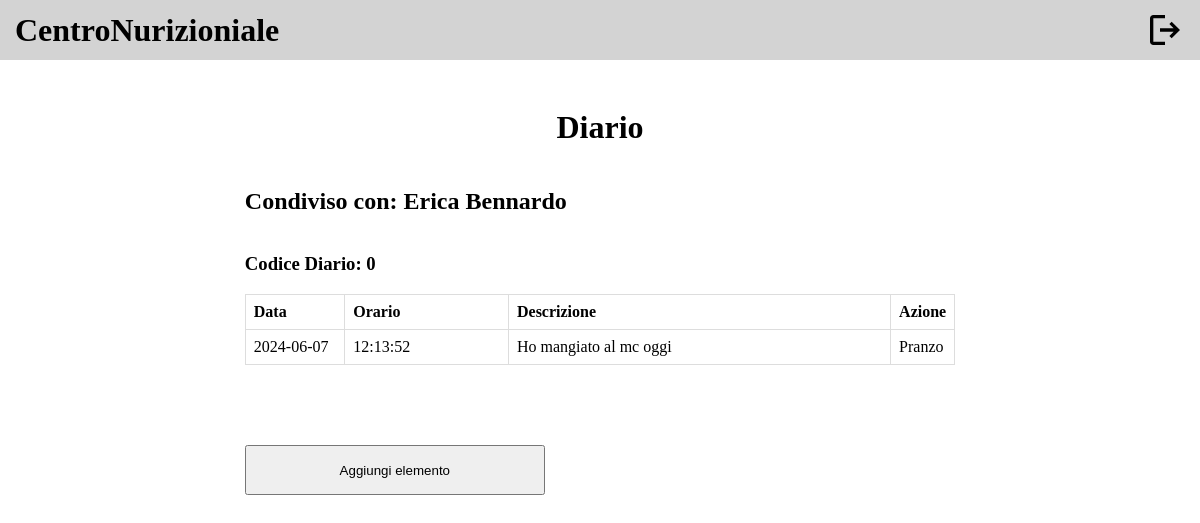
Before: /public/diario.php (signed in) with the older database file.
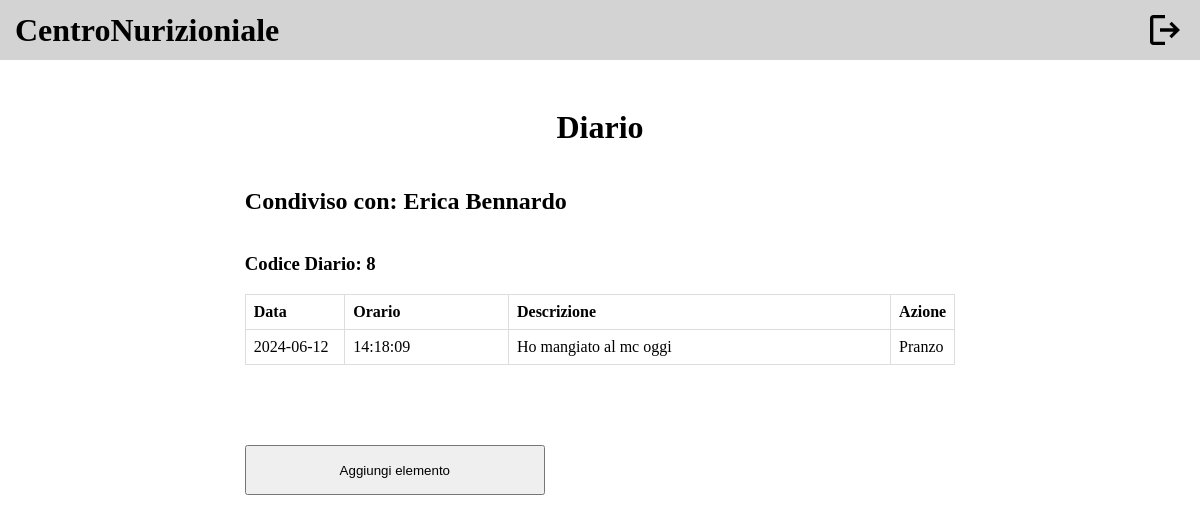
After: the same page with the newer database file.
### tables this page shows
CREATE TABLE `note` (
  `IDCliente` int(11) NOT NULL,
  `Data` date NOT NULL,
  `Ora` varchar(10) NOT NULL,
  `CodDiario` int(11) NOT NULL,
  `Nota` varchar(255) NOT NULL,
  `OrarioNota` varchar(10) NOT NULL,
  `OggettoNota` varchar(100) NOT NULL,
  `IdNota` int(11) NOT NULL,
  `DataNota` date NOT NULL
);

### db/database.php (called while the page is built, shortened)
<?php
require_once ("nutrizionistaTable.php");
require_once ("diarioTable.php");
class DatabaseConnection
{
    private $nutrizionistaTable;
    private $diarioTable;
    public function __construct($servername, $username, $password, $dbname, $port)
    {
        $this->db = new mysqli($servername, $username, $password, $dbname, $port);
        $this->nutrizionistaTable = new NutrizionistaTable($this->db);
        $this->diarioTable = new DiarioTable($this->db);
    }
    public function getNutrizionistaTable()
    {
        return $this->nutrizionistaTable;
    }
    public function getDiarioTable()
    {
        return $this->diarioTable;
    }
}

### bootstrap.php (called while the page is built, shortened)
<?php
require_once ("db/database.php");
$dbh = new DatabaseConnection("localhost", "root", "", "centronutrizionale", 3306);
?>

### db/diarioTable.php (called while the page is built)
<?php
class DiarioTable
{
    private $db;
    public function __construct($db)
    {
        $this->db = $db;
    }
    public function getCurrenDiary($idCliente)
    {
        $stmt = $this->db->prepare("SELECT d.*, n.*
FROM diario d
LEFT JOIN note n ON d.IDCliente = n.IDCliente
                AND d.Data = n.Data
                AND d.Ora = n.Ora
                AND d.CodDiario = n.CodDiario
WHERE d.IDCliente = ?
  AND d.IDNutrizionista = (
    SELECT IDNutrizionista
    FROM scelta
    WHERE IDCliente = ?
    ORDER BY Data DESC, Ora DESC
    LIMIT 1
  )
  AND d.Data = (
    SELECT Data
    FROM scelta
    WHERE IDCliente = ?
    ORDER BY Data DESC, Ora DESC
    LIMIT 1
  )
  AND d.Ora = (
    SELECT Ora
    FROM scelta
    WHERE IDCliente = ?
    ORDER BY Data DESC, Ora DESC
    LIMIT 1
  )
");
        $stmt->bind_param('iiii', $idCliente, $idCliente, $idCliente, $idCliente);
        $stmt->execute();
        $result = $stmt->get_result();
        return $result->fetch_all(MYSQLI_ASSOC);
    }
}
?>

### diario.php (called while the page is built)
<?php
require_once("bootstrap.php");
if (isUserLoggedIn()) {
    if (!isset($_SESSION["NSignedin"])) {
        $templateparams["diario"] = $dbh->getDiarioTable()->getCurrenDiary($_SESSION["id"]);
    } else{
        $templateparams["diario"] = $dbh->getDiarioTable()->getCurrenDiary($_SESSION["idCliente"]);
    }
} else {
    header("Location: login.php");
}
?>

### db/nutrizionistaTable.php (called while the page is built, shortened)
<?php
class NutrizionistaTable
{
    private $db;
    public function __construct($db)
    {
        $this->db = $db;
    }
    public function getNutrizionistaById($id)
    {
        $stmt = $this->db->prepare("SELECT *
        FROM nutrizionista n
        JOIN informazione i ON n.IDNutrizionista = i.IDNutrizionista
        JOIN indirizzo_prof ip ON n.IDNutrizionista = ip.IDNutrizionista
        JOIN possiede_q q ON n.IDNutrizionista = q.IDNutrizionista
        WHERE n.IDNutrizionista=?");
        $stmt->bind_param('i', $id);
        $stmt->execute();
        $result = $stmt->get_result();
        return $result->fetch_all(MYSQLI_ASSOC);
    }
}
?>

### public/diario.php (the view, shortened to what this page needs)
<!DOCTYPE html>
<html lang="en">
<head>
  <link rel="stylesheet" href="../template/components/components.css">
  <link rel="stylesheet" href="../template/header/header.css">
  <link rel="stylesheet" href="styles/diario.css">
</head>
<body>
  <?php
  require ("../bootstrap.php");
  require ("../diario.php");
  ?>
  <main>
    <h1>Diario</h1>
    <?php if (empty($templateparams["diario"])) {
      echo "Non hai ancora scelto il tuo nutrizionista.";
    } else { ?>
      <div class="outer">
        <h2>Condiviso con: <?php $nutrizionista = $dbh->getNutrizionistaTable()->getNutrizionistaById($templateparams["diario"][0]["IDNutrizionista"]);
        echo $nutrizionista[0]["Nome"], " ", $nutrizionista[0]["Cognome"]; ?></h2>
        <h3>Codice Diario: <?php echo $templateparams["diario"][0]["CodDiario"]; ?></h3>
        <table>
          <thead>
            <tr>
              <td>Data</td>
              <td>Orario</td>
              <td>Descrizione</td>
              <td>Azione</td>
            </tr>
          </thead>
          <tbody>
            <?php foreach ($templateparams["diario"] as $nota): ?>
              <tr>
                <td><?php echo $nota["DataNota"] ?></td>
                <td><?php echo $nota["OrarioNota"] ?></td>
                <td><?php echo $nota["Nota"] ?></td>
                <td><?php echo $nota["OggettoNota"] ?></td>
              </tr>
            <?php endforeach; ?>
          </tbody>
        </table>
        <?php if (empty($_SESSION["NSignedin"])): ?>
          <button class="btn" onclick="window.location.href='aggiungiAlDiario.php'">Aggiungi elemento</button>
        <?php endif; ?>
      </div>
    <?php } ?>
  </main>
</body>
</html>

Changed rows visible on the page:
no longer on this page (row unchanged): note: CodDiario "0", DataNota "2024-06-07", OrarioNota "12:13:52", Nota "Ho mangiato al mc oggi", OggettoNota "Pranzo"
added note: CodDiario "8", DataNota "2024-06-12", OrarioNota "14:18:09", Nota "Ho mangiato al mc oggi", OggettoNota "Pranzo"
